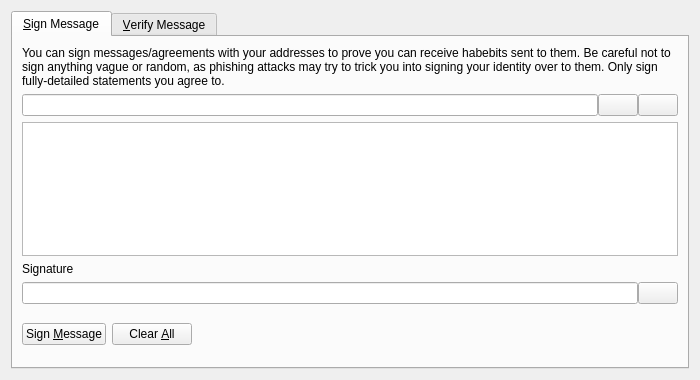
<?xml version="1.0" encoding="UTF-8"?>
<ui version="4.0">
 <class>SignVerifyMessageDialog</class>
 <widget class="QDialog" name="SignVerifyMessageDialog">
  <property name="geometry">
   <rect>
    <x>0</x>
    <y>0</y>
    <width>700</width>
    <height>380</height>
   </rect>
  </property>
  <property name="windowTitle">
   <string>Signatures - Sign / Verify a Message</string>
  </property>
  <property name="modal">
   <bool>true</bool>
  </property>
  <layout class="QVBoxLayout" name="verticalLayout">
   <item>
    <widget class="QTabWidget" name="tabWidget">
     <property name="currentIndex">
      <number>0</number>
     </property>
     <widget class="QWidget" name="tabSignMessage">
      <attribute name="title">
       <string>&amp;Sign Message</string>
      </attribute>
      <layout class="QVBoxLayout" name="verticalLayout_SM">
       <item>
        <widget class="QLabel" name="infoLabel_SM">
         <property name="text">
          <string>You can sign messages/agreements with your addresses to prove you can receive habebits sent to them. Be careful not to sign anything vague or random, as phishing attacks may try to trick you into signing your identity over to them. Only sign fully-detailed statements you agree to.</string>
         </property>
         <property name="textFormat">
          <enum>Qt::PlainText</enum>
         </property>
         <property name="wordWrap">
          <bool>true</bool>
         </property>
        </widget>
       </item>
       <item>
        <layout class="QHBoxLayout" name="horizontalLayout_1_SM">
         <property name="spacing">
          <number>0</number>
         </property>
         <item>
          <widget class="QValidatedLineEdit" name="addressIn_SM">
           <property name="toolTip">
            <string>The Habebit address to sign the message with</string>
           </property>
          </widget>
         </item>
         <item>
          <widget class="QPushButton" name="addressBookButton_SM">
           <property name="toolTip">
            <string>Choose previously used address</string>
           </property>
           <property name="text">
            <string/>
           </property>
           <property name="icon">
            <iconset resource="../habebit.qrc">
             <normaloff>:/icons/address-book</normaloff>:/icons/address-book</iconset>
           </property>
           <property name="shortcut">
            <string>Alt+A</string>
           </property>
           <property name="autoDefault">
            <bool>false</bool>
           </property>
          </widget>
         </item>
         <item>
          <widget class="QPushButton" name="pasteButton_SM">
           <property name="toolTip">
            <string>Paste address from clipboard</string>
           </property>
           <property name="text">
            <string/>
           </property>
           <property name="icon">
            <iconset resource="../habebit.qrc">
             <normaloff>:/icons/editpaste</normaloff>:/icons/editpaste</iconset>
           </property>
           <property name="shortcut">
            <string>Alt+P</string>
           </property>
           <property name="autoDefault">
            <bool>false</bool>
           </property>
          </widget>
         </item>
        </layout>
       </item>
       <item>
        <widget class="QPlainTextEdit" name="messageIn_SM">
         <property name="toolTip">
          <string>Enter the message you want to sign here</string>
         </property>
        </widget>
       </item>
       <item>
        <widget class="QLabel" name="signatureLabel_SM">
         <property name="text">
          <string>Signature</string>
         </property>
         <property name="textFormat">
          <enum>Qt::PlainText</enum>
         </property>
        </widget>
       </item>
       <item>
        <layout class="QHBoxLayout" name="horizontalLayout_2_SM">
         <property name="spacing">
          <number>0</number>
         </property>
         <item>
          <widget class="QLineEdit" name="signatureOut_SM">
           <property name="font">
            <font>
             <italic>true</italic>
            </font>
           </property>
           <property name="readOnly">
            <bool>true</bool>
           </property>
          </widget>
         </item>
         <item>
          <widget class="QPushButton" name="copySignatureButton_SM">
           <property name="toolTip">
            <string>Copy the current signature to the system clipboard</string>
           </property>
           <property name="text">
            <string/>
           </property>
           <property name="icon">
            <iconset resource="../habebit.qrc">
             <normaloff>:/icons/editcopy</normaloff>:/icons/editcopy</iconset>
           </property>
           <property name="autoDefault">
            <bool>false</bool>
           </property>
          </widget>
         </item>
        </layout>
       </item>
       <item>
        <layout class="QHBoxLayout" name="horizontalLayout_3_SM">
         <item>
          <widget class="QPushButton" name="signMessageButton_SM">
           <property name="toolTip">
            <string>Sign the message to prove you own this Habebit address</string>
           </property>
           <property name="text">
            <string>Sign &amp;Message</string>
           </property>
           <property name="icon">
            <iconset resource="../habebit.qrc">
             <normaloff>:/icons/edit</normaloff>:/icons/edit</iconset>
           </property>
           <property name="autoDefault">
            <bool>false</bool>
           </property>
          </widget>
         </item>
         <item>
          <widget class="QPushButton" name="clearButton_SM">
           <property name="toolTip">
            <string>Reset all sign message fields</string>
           </property>
           <property name="text">
            <string>Clear &amp;All</string>
           </property>
           <property name="icon">
            <iconset resource="../habebit.qrc">
             <normaloff>:/icons/remove</normaloff>:/icons/remove</iconset>
           </property>
           <property name="autoDefault">
            <bool>false</bool>
           </property>
          </widget>
         </item>
         <item>
          <spacer name="horizontalSpacer_1_SM">
           <property name="orientation">
            <enum>Qt::Horizontal</enum>
           </property>
           <property name="sizeHint" stdset="0">
            <size>
             <width>40</width>
             <height>48</height>
            </size>
           </property>
          </spacer>
         </item>
         <item>
          <widget class="QLabel" name="statusLabel_SM">
           <property name="font">
            <font>
             <weight>75</weight>
             <bold>true</bold>
            </font>
           </property>
           <property name="text">
            <string/>
           </property>
           <property name="wordWrap">
            <bool>true</bool>
           </property>
          </widget>
         </item>
         <item>
          <spacer name="horizontalSpacer_2_SM">
           <property name="orientation">
            <enum>Qt::Horizontal</enum>
           </property>
           <property name="sizeHint" stdset="0">
            <size>
             <width>40</width>
             <height>48</height>
            </size>
           </property>
          </spacer>
         </item>
        </layout>
       </item>
      </layout>
     </widget>
     <widget class="QWidget" name="tabVerifyMessage">
      <attribute name="title">
       <string>&amp;Verify Message</string>
      </attribute>
      <layout class="QVBoxLayout" name="verticalLayout_VM">
       <item>
        <widget class="QLabel" name="infoLabel_VM">
         <property name="text">
          <string>Enter the receiver's address, message (ensure you copy line breaks, spaces, tabs, etc. exactly) and signature below to verify the message. Be careful not to read more into the signature than what is in the signed message itself, to avoid being tricked by a man-in-the-middle attack. Note that this only proves the signing party receives with the address, it cannot prove sendership of any transaction!</string>
         </property>
         <property name="textFormat">
          <enum>Qt::PlainText</enum>
         </property>
         <property name="alignment">
          <set>Qt::AlignLeading|Qt::AlignLeft|Qt::AlignTop</set>
         </property>
         <property name="wordWrap">
          <bool>true</bool>
         </property>
        </widget>
       </item>
       <item>
        <layout class="QHBoxLayout" name="horizontalLayout_1_VM">
         <property name="spacing">
          <number>0</number>
         </property>
         <item>
          <widget class="QValidatedLineEdit" name="addressIn_VM">
           <property name="toolTip">
            <string>The Habebit address the message was signed with</string>
           </property>
          </widget>
         </item>
         <item>
          <widget class="QPushButton" name="addressBookButton_VM">
           <property name="toolTip">
            <string>Choose previously used address</string>
           </property>
           <property name="text">
            <string/>
           </property>
           <property name="icon">
            <iconset resource="../habebit.qrc">
             <normaloff>:/icons/address-book</normaloff>:/icons/address-book</iconset>
           </property>
           <property name="shortcut">
            <string>Alt+A</string>
           </property>
           <property name="autoDefault">
            <bool>false</bool>
           </property>
          </widget>
         </item>
        </layout>
       </item>
       <item>
        <widget class="QPlainTextEdit" name="messageIn_VM"/>
       </item>
       <item>
        <widget class="QValidatedLineEdit" name="signatureIn_VM"/>
       </item>
       <item>
        <layout class="QHBoxLayout" name="horizontalLayout_2_VM">
         <item>
          <widget class="QPushButton" name="verifyMessageButton_VM">
           <property name="toolTip">
            <string>Verify the message to ensure it was signed with the specified Habebit address</string>
           </property>
           <property name="text">
            <string>Verify &amp;Message</string>
           </property>
           <property name="icon">
            <iconset resource="../habebit.qrc">
             <normaloff>:/icons/transaction_0</normaloff>:/icons/transaction_0</iconset>
           </property>
           <property name="autoDefault">
            <bool>false</bool>
           </property>
          </widget>
         </item>
         <item>
          <widget class="QPushButton" name="clearButton_VM">
           <property name="toolTip">
            <string>Reset all verify message fields</string>
           </property>
           <property name="text">
            <string>Clear &amp;All</string>
           </property>
           <property name="icon">
            <iconset resource="../habebit.qrc">
             <normaloff>:/icons/remove</normaloff>:/icons/remove</iconset>
           </property>
           <property name="autoDefault">
            <bool>false</bool>
           </property>
          </widget>
         </item>
         <item>
          <spacer name="horizontalSpacer_1_VM">
           <property name="orientation">
            <enum>Qt::Horizontal</enum>
           </property>
           <property name="sizeHint" stdset="0">
            <size>
             <width>40</width>
             <height>48</height>
            </size>
           </property>
          </spacer>
         </item>
         <item>
          <widget class="QLabel" name="statusLabel_VM">
           <property name="font">
            <font>
             <weight>75</weight>
             <bold>true</bold>
            </font>
           </property>
           <property name="text">
            <string/>
           </property>
           <property name="wordWrap">
            <bool>true</bool>
           </property>
          </widget>
         </item>
         <item>
          <spacer name="horizontalSpacer_2_VM">
           <property name="orientation">
            <enum>Qt::Horizontal</enum>
           </property>
           <property name="sizeHint" stdset="0">
            <size>
             <width>40</width>
             <height>48</height>
            </size>
           </property>
          </spacer>
         </item>
        </layout>
       </item>
      </layout>
     </widget>
    </widget>
   </item>
  </layout>
 </widget>
 <customwidgets>
  <customwidget>
   <class>QValidatedLineEdit</class>
   <extends>QLineEdit</extends>
   <header>qvalidatedlineedit.h</header>
  </customwidget>
 </customwidgets>
 <resources>
  <include location="../habebit.qrc"/>
 </resources>
 <connections/>
</ui>
